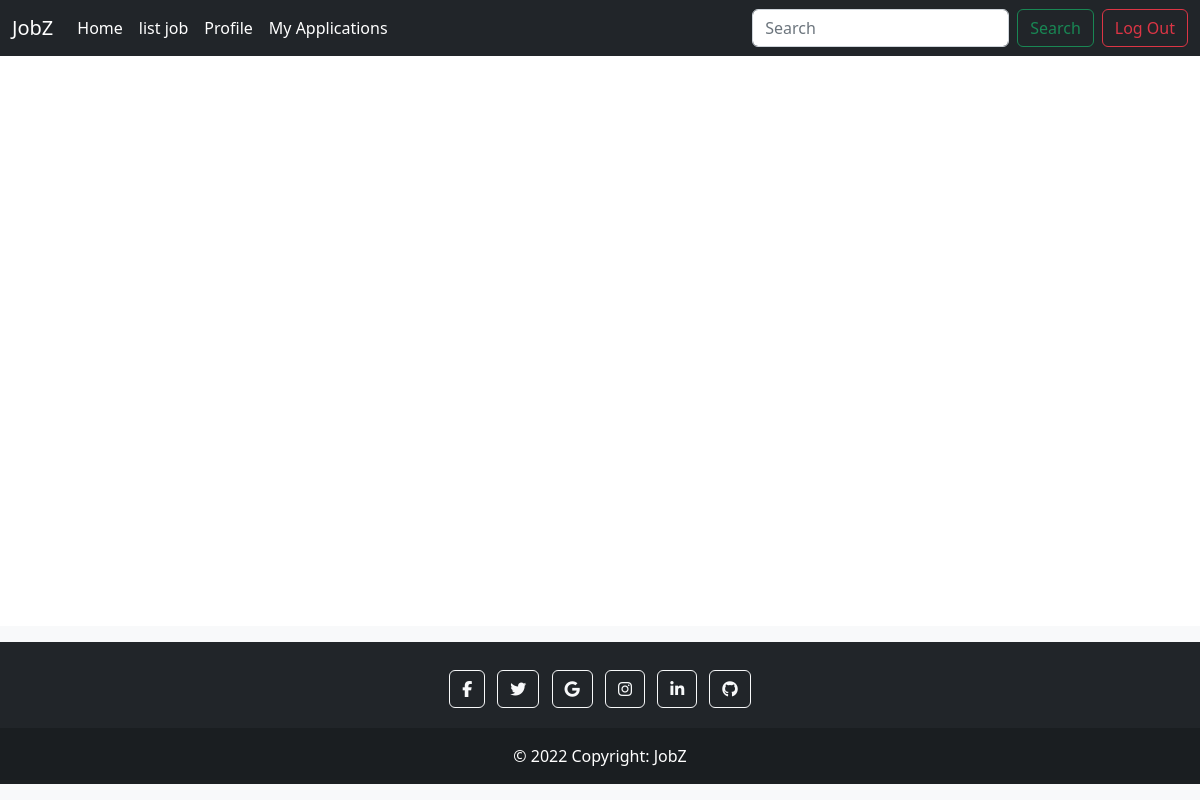
The page /candidate/job/my-applications (signed in) on the database as committed earlier.
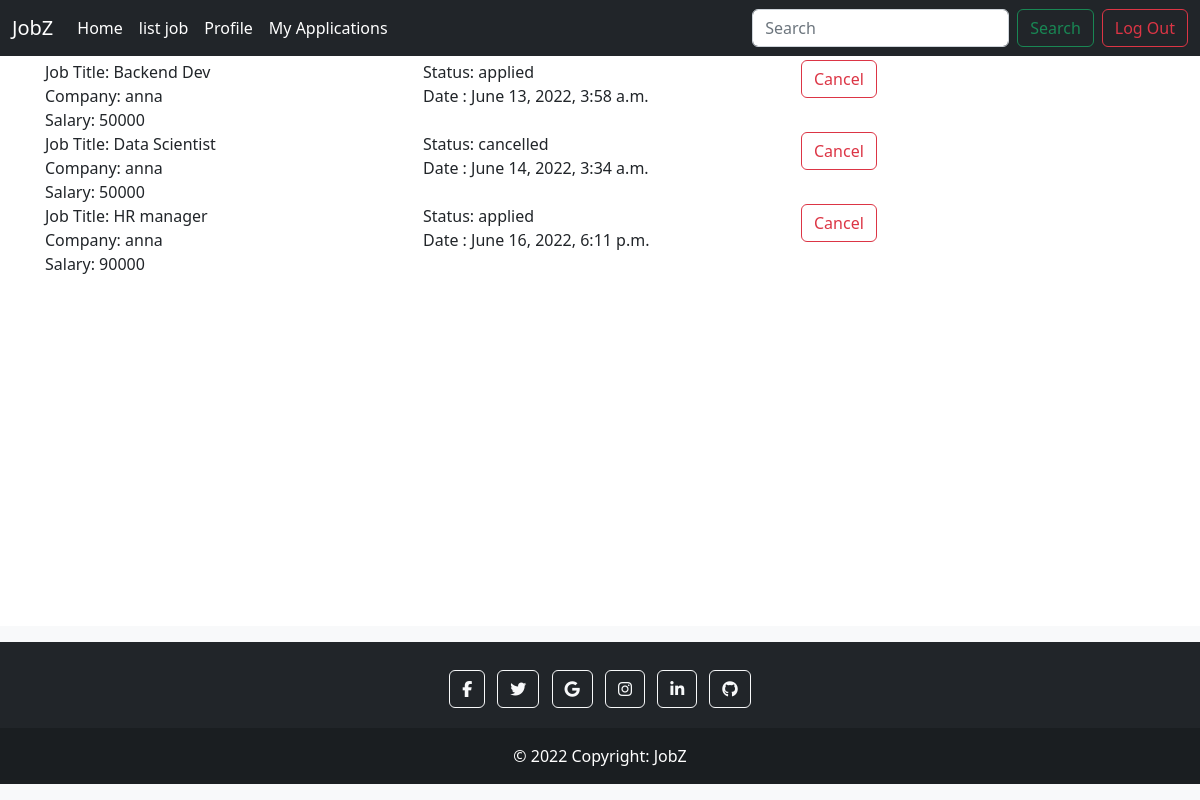
The same page on the database as committed later.
### employer/models.py (models this page shows, shortened)
class Application(models.Model):
    applicant = models.ForeignKey(User, on_delete=models.CASCADE, related_name="applicant")
    job = models.ForeignKey(Jobs, on_delete=models.CASCADE)
    options = (
        ("applied", "applied"),
        ("accepted", "accepted"),
        ("rejected", "rejected"),
        ("pending", "pending"),
        ("cancelled", "cancelled")
    )
    status = models.CharField(max_length=120, choices=options, default="applied")
    date = models.DateTimeField(auto_now_add=True)

class Jobs(models.Model):
    job_title = models.CharField(max_length=100)
    company = models.ForeignKey(User, on_delete=models.CASCADE, related_name="company")
    location = models.CharField(max_length=100)
    salary = models.PositiveIntegerField(null=True)
    experience = models.PositiveIntegerField(default=0)
    created_date = models.DateField(auto_now_add=True)
    last_date = models.DateField(null=True)
    active_status = models.BooleanField(default=True)

class User(AbstractUser):
    options = (
        ("employer", "employer"),
        ("candidate", "candidate")
    )
    role = models.CharField(max_length=120, choices=options, default="candidate")
    phone = models.CharField(max_length=12, null=True)

### candidate/views.py (the view)
# urls.py: path('job/my-applications', views.MyApplicationsView.as_view(), name="cand-applications"),
class MyApplicationsView(ListView):
    model = Application
    template_name = "candidate/cand-applications.html"
    context_object_name = "applications"
    def get_queryset(self):
        return Application.objects.filter(applicant=self.request.user)

### candidate/templates/candidate/cand-applications.html
{%extends 'candidate/base.html'%}
{%block body_block%}
{%for application in applications%}
<div class="row">
    <div class="col-4">
        <div>
            Job Title: {{application.job.job_title}}
        </div>
        <div>
            Company: {{application.job.company}}
        </div>
        <div>
            Salary: {{application.job.salary}}
        </div>
    </div>
    <div class="col-4">
        <div>
            Status: {{application.status}}
        </div>
        <div>
            Date : {{application.date}}
        </div>
    </div>
    <div class="col-4">
        <div>
            <a href="{%url 'cand-cancel-application' application.id%}" class="btn btn-outline-danger"> Cancel</a>
        </div>
    </div>
</div>
{%endfor%}
{%endblock%}

Rows that differ between the two databases and show on the page:
added Application: job.job_title "Backend Dev", job.company "anna", job.salary "50000", status "applied", date "June 13, 2022, 3:58 a.m."
added Application: job.job_title "Data Scientist", job.company "anna", job.salary "50000", status "cancelled", date "June 14, 2022, 3:34 a.m."
added Application: job.job_title "HR manager", job.company "anna", job.salary "90000", status "applied", date "June 16, 2022, 6:11 p.m."
